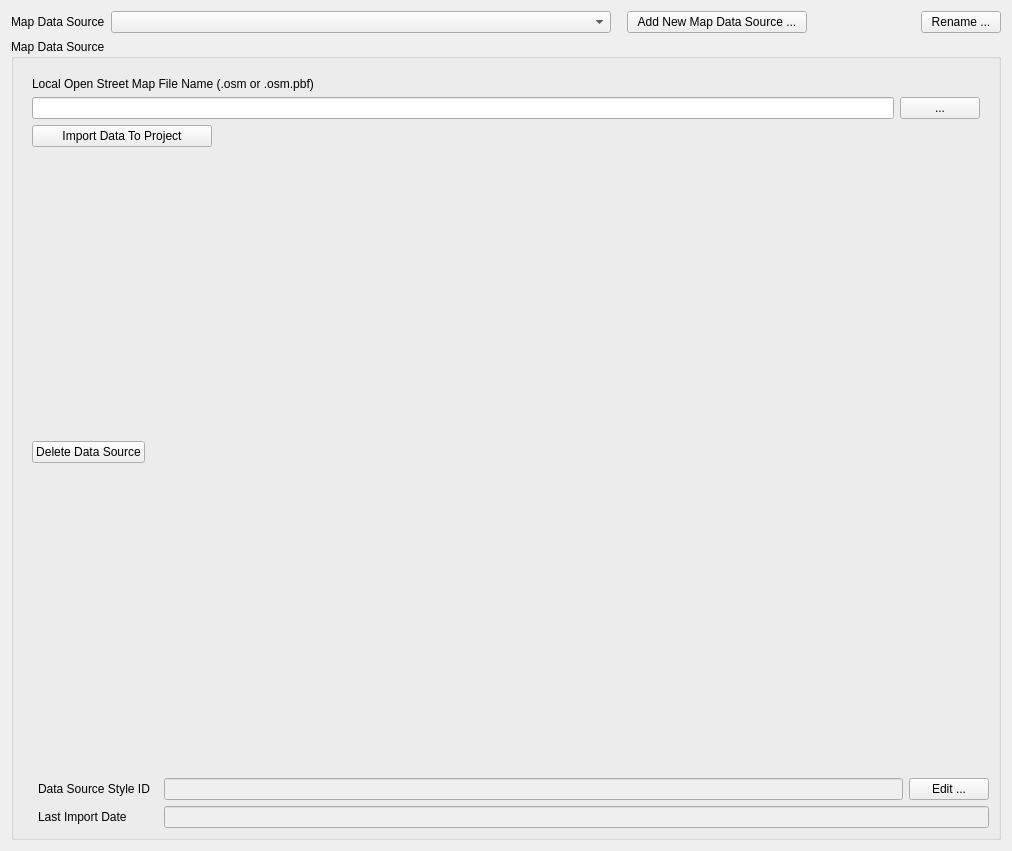
<?xml version="1.0" encoding="UTF-8"?>
<ui version="4.0">
 <class>DataTab</class>
 <widget class="QWidget" name="DataTab">
  <property name="geometry">
   <rect>
    <x>0</x>
    <y>0</y>
    <width>1012</width>
    <height>851</height>
   </rect>
  </property>
  <property name="windowTitle">
   <string>Form</string>
  </property>
  <layout class="QVBoxLayout" name="verticalLayout_3">
   <item>
    <layout class="QHBoxLayout" name="horizontalLayout">
     <item>
      <widget class="QLabel" name="label_3">
       <property name="text">
        <string>Map Data Source</string>
       </property>
      </widget>
     </item>
     <item>
      <widget class="QComboBox" name="dataSources">
       <property name="minimumSize">
        <size>
         <width>500</width>
         <height>0</height>
        </size>
       </property>
      </widget>
     </item>
     <item>
      <spacer name="horizontalSpacer">
       <property name="orientation">
        <enum>Qt::Horizontal</enum>
       </property>
       <property name="sizeType">
        <enum>QSizePolicy::Fixed</enum>
       </property>
       <property name="sizeHint" stdset="0">
        <size>
         <width>10</width>
         <height>20</height>
        </size>
       </property>
      </spacer>
     </item>
     <item>
      <widget class="QPushButton" name="addDataSource">
       <property name="sizePolicy">
        <sizepolicy hsizetype="Fixed" vsizetype="Fixed">
         <horstretch>0</horstretch>
         <verstretch>0</verstretch>
        </sizepolicy>
       </property>
       <property name="minimumSize">
        <size>
         <width>180</width>
         <height>0</height>
        </size>
       </property>
       <property name="text">
        <string>Add New Map Data Source ...</string>
       </property>
       <property name="icon">
        <iconset resource="resources.qrc">
         <normaloff>:/resources/plus.svg</normaloff>:/resources/plus.svg</iconset>
       </property>
      </widget>
     </item>
     <item>
      <spacer name="horizontalSpacer_2">
       <property name="orientation">
        <enum>Qt::Horizontal</enum>
       </property>
       <property name="sizeType">
        <enum>QSizePolicy::Expanding</enum>
       </property>
       <property name="sizeHint" stdset="0">
        <size>
         <width>40</width>
         <height>20</height>
        </size>
       </property>
      </spacer>
     </item>
     <item>
      <widget class="QPushButton" name="dataSourceUserRename">
       <property name="text">
        <string>Rename ...</string>
       </property>
      </widget>
     </item>
    </layout>
   </item>
   <item>
    <widget class="QGroupBox" name="dataSourceGroup">
     <property name="title">
      <string>Map Data Source</string>
     </property>
     <layout class="QVBoxLayout" name="verticalLayout">
      <item>
       <widget class="QStackedWidget" name="stackedWidget">
        <property name="currentIndex">
         <number>1</number>
        </property>
        <widget class="QWidget" name="emptyPage"/>
        <widget class="QWidget" name="pageOSMFile">
         <layout class="QVBoxLayout" name="verticalLayout_2">
          <item>
           <widget class="QLabel" name="label_2">
            <property name="text">
             <string>Local Open Street Map File Name (.osm or .osm.pbf)</string>
            </property>
           </widget>
          </item>
          <item>
           <layout class="QHBoxLayout" name="horizontalLayout_4">
            <item>
             <widget class="QLineEdit" name="OSMFileName"/>
            </item>
            <item>
             <widget class="QPushButton" name="OSMFileBrowse">
              <property name="text">
               <string>...</string>
              </property>
             </widget>
            </item>
           </layout>
          </item>
          <item>
           <layout class="QHBoxLayout" name="horizontalLayout_2">
            <item>
             <widget class="QPushButton" name="OSMFileImport">
              <property name="minimumSize">
               <size>
                <width>180</width>
                <height>0</height>
               </size>
              </property>
              <property name="text">
               <string>Import Data To Project</string>
              </property>
              <property name="icon">
               <iconset resource="resources.qrc">
                <normaloff>:/resources/download.svg</normaloff>:/resources/download.svg</iconset>
              </property>
              <property name="iconSize">
               <size>
                <width>16</width>
                <height>16</height>
               </size>
              </property>
             </widget>
            </item>
            <item>
             <spacer name="horizontalSpacer_3">
              <property name="orientation">
               <enum>Qt::Horizontal</enum>
              </property>
              <property name="sizeHint" stdset="0">
               <size>
                <width>40</width>
                <height>20</height>
               </size>
              </property>
             </spacer>
            </item>
           </layout>
          </item>
          <item>
           <spacer name="verticalSpacer">
            <property name="orientation">
             <enum>Qt::Vertical</enum>
            </property>
            <property name="sizeHint" stdset="0">
             <size>
              <width>20</width>
              <height>40</height>
             </size>
            </property>
           </spacer>
          </item>
          <item>
           <widget class="QPushButton" name="OSMFileDelete">
            <property name="sizePolicy">
             <sizepolicy hsizetype="Fixed" vsizetype="Fixed">
              <horstretch>0</horstretch>
              <verstretch>0</verstretch>
             </sizepolicy>
            </property>
            <property name="text">
             <string>Delete Data Source</string>
            </property>
            <property name="icon">
             <iconset resource="resources.qrc">
              <normaloff>:/resources/trashicon.svg</normaloff>:/resources/trashicon.svg</iconset>
            </property>
           </widget>
          </item>
          <item>
           <spacer name="verticalSpacer_2">
            <property name="orientation">
             <enum>Qt::Vertical</enum>
            </property>
            <property name="sizeHint" stdset="0">
             <size>
              <width>20</width>
              <height>300</height>
             </size>
            </property>
           </spacer>
          </item>
         </layout>
        </widget>
       </widget>
      </item>
      <item>
       <layout class="QHBoxLayout" name="horizontalLayout_5">
        <item>
         <spacer name="horizontalSpacer_6">
          <property name="orientation">
           <enum>Qt::Horizontal</enum>
          </property>
          <property name="sizeType">
           <enum>QSizePolicy::Fixed</enum>
          </property>
          <property name="sizeHint" stdset="0">
           <size>
            <width>15</width>
            <height>20</height>
           </size>
          </property>
         </spacer>
        </item>
        <item>
         <widget class="QLabel" name="label_4">
          <property name="minimumSize">
           <size>
            <width>120</width>
            <height>0</height>
           </size>
          </property>
          <property name="text">
           <string>Data Source Style ID</string>
          </property>
         </widget>
        </item>
        <item>
         <widget class="QLineEdit" name="dataSourceNameID">
          <property name="enabled">
           <bool>false</bool>
          </property>
         </widget>
        </item>
        <item>
         <widget class="QPushButton" name="dataSouceIDEdit">
          <property name="maximumSize">
           <size>
            <width>16777215</width>
            <height>16777215</height>
           </size>
          </property>
          <property name="text">
           <string>Edit ...</string>
          </property>
         </widget>
        </item>
       </layout>
      </item>
      <item>
       <layout class="QHBoxLayout" name="horizontalLayout_3">
        <item>
         <spacer name="horizontalSpacer_5">
          <property name="orientation">
           <enum>Qt::Horizontal</enum>
          </property>
          <property name="sizeType">
           <enum>QSizePolicy::Fixed</enum>
          </property>
          <property name="sizeHint" stdset="0">
           <size>
            <width>15</width>
            <height>20</height>
           </size>
          </property>
         </spacer>
        </item>
        <item>
         <widget class="QLabel" name="label">
          <property name="minimumSize">
           <size>
            <width>120</width>
            <height>0</height>
           </size>
          </property>
          <property name="text">
           <string>Last Import Date</string>
          </property>
         </widget>
        </item>
        <item>
         <widget class="QLineEdit" name="lastImportDate">
          <property name="enabled">
           <bool>false</bool>
          </property>
         </widget>
        </item>
       </layout>
      </item>
     </layout>
    </widget>
   </item>
  </layout>
 </widget>
 <resources>
  <include location="resources.qrc"/>
 </resources>
 <connections/>
</ui>
